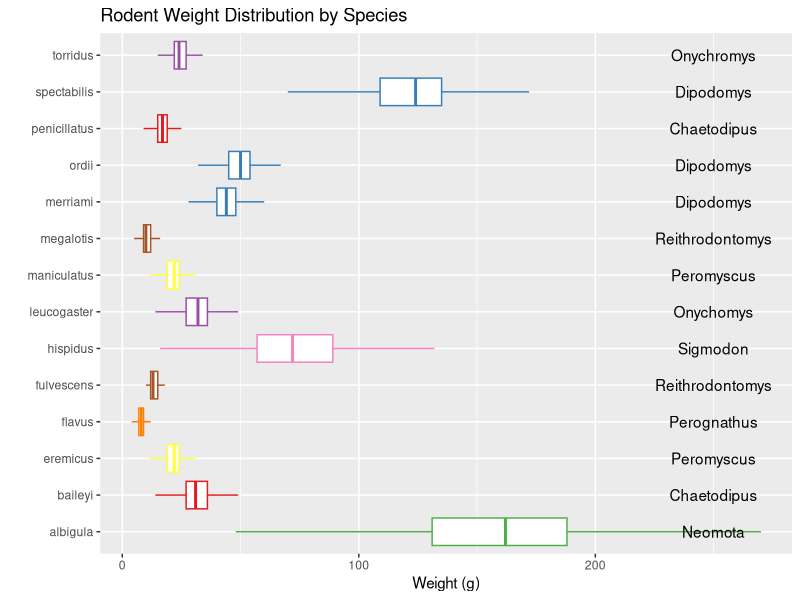

The R source for this figure:
## ---- chunk 1
#| label: setup-read-in-data
#| message: false
#| echo: false

library(tidyverse)
survey_data <- read_csv(here::here("labs", 
                                   "student",
                                   "data", 
                                   "surveys.csv")
                        )
## ---- chunk 2
#| label: challenge-3-spicy

ggplot(data = survey_data,
       mapping = aes(x = weight, y = species)) + 
  geom_boxplot(aes(color = genus),
               outliers = FALSE) + 
  scale_colour_brewer(palette = "Set1") +
  annotate("text", y = 1:14, x = 250, label = c("Neomota",
                                                "Chaetodipus",
                                                "Peromyscus",
                                                "Perognathus",
                                                "Reithrodontomys",
                                                "Sigmodon",
                                                "Onychomys",
                                                "Peromyscus",
                                                "Reithrodontomys",
                                                "Dipodomys",
                                                "Dipodomys",
                                                "Chaetodipus",
                                                "Dipodomys",
                                                "Onychromys")) +
  theme(legend.position = "none") +
  labs(title = "Rodent Weight Distribution by Species",
       x = "Weight (g)",
       y = "")
